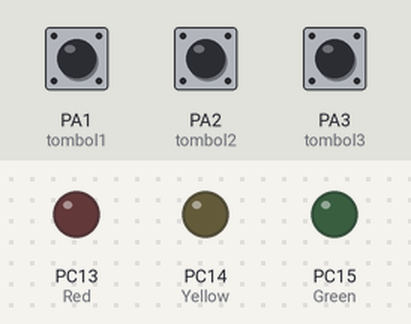
A sketch run on a simulated STM32 Blue Pill. Parts: output pins drawn as LEDs (lit = HIGH). Inputs (shaded band) come from the test bench; at power-on: PA1 (tombol1) LOW, PA2 (tombol2) LOW, PA3 (tombol3) LOW. What the sketch prints to the serial monitor is not drawn.

Above: at 1.2 s.
1.3 s: PA1 (tombol1) pulled HIGH for 0.15 s
At 1.37 s:
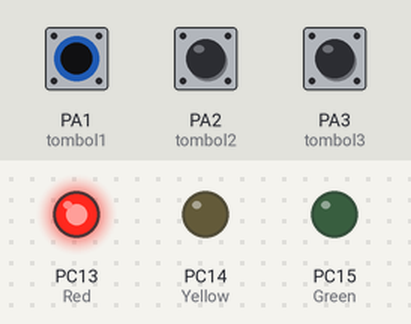
2.9 s: PA2 (tombol2) pulled HIGH for 0.15 s
At 2.97 s:
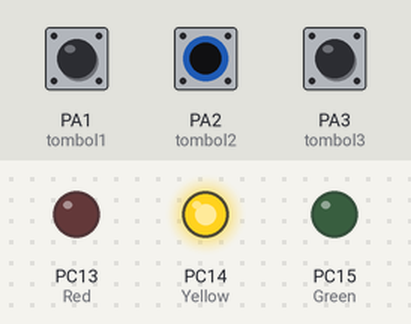
4.5 s: PA3 (tombol3) pulled HIGH for 0.15 s
At 4.57 s:
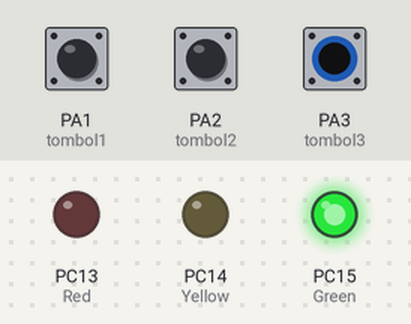
6.1 s: PA3 (tombol3) pulled HIGH for 3.2 s
At 10.5 s:
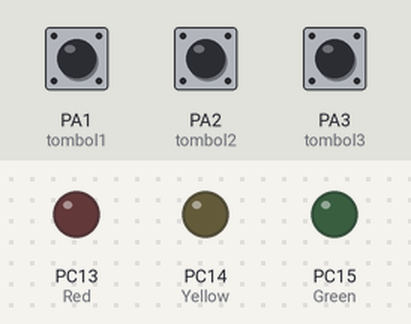
10.8 s: PA1 (tombol1) pulled HIGH for 3.2 s
At 11.8 s:
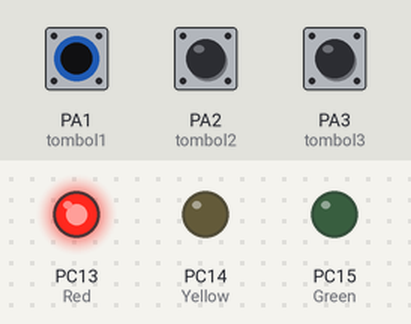
15.5 s: PA1 (tombol1) driven HIGH and PA2 (tombol2) driven HIGH
At 16.6 s:
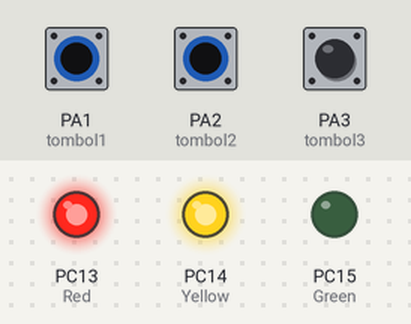
Timing chart, 0 to 18.0 s (numbered marks = the images above; inputs shaded):
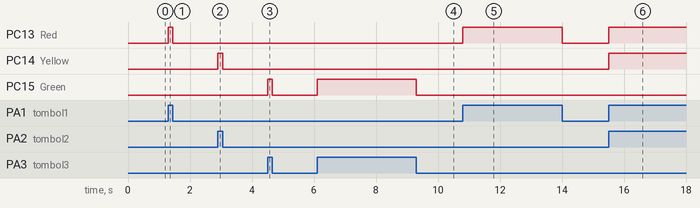

The sketch:

12._STM32_LED_TOMBOL.ino
```cpp
//INISIAL
int Red = PC13;
int Yellow = PC14;
int Green = PC15;

int tombol1 = PA1;
int tombol2 = PA2;
int tombol3 = PA3;

void setup() {
  Serial.begin(9600);
  pinMode (tombol1, INPUT);
  pinMode (tombol2, INPUT);
  pinMode (tombol3, INPUT);
  pinMode (Red, OUTPUT);
  pinMode (Green, OUTPUT);
  pinMode (Yellow, OUTPUT);

}

void loop() {
  //BACA DATA
  int bacatombol1=digitalRead(tombol1);
  int bacatombol2=digitalRead(tombol2);
  int bacatombol3=digitalRead(tombol3);

  //PRINT TO SERIAL
  Serial.print( " tombol1 : " );
  Serial.print(bacatombol1);
  Serial.print( " - tombol2 : " );
  Serial.print(bacatombol2);
  Serial.print( " - tombol3 : " );
  Serial.print(bacatombol3);
  Serial.println(); // UNTUK ENTER

  //LOGIKA TOMBOL 1
  if (bacatombol1==1){
  digitalWrite(Red,HIGH);
  }
  else {
  digitalWrite(Red,LOW);
  }

  //LOGIKA TOMBOL 2
  if (bacatombol2==1){
  digitalWrite(Yellow,HIGH);
  }
  else {
  digitalWrite(Yellow,LOW);
  }

  //LOGIKA TOMBOL 3
  if (bacatombol3==1){
  digitalWrite(Green,HIGH);
  }
  else {
  digitalWrite(Green,LOW);
  }
}
```

Measured:
- after the input at 1.3 s, PC13 (Red): LOW → HIGH at once, → LOW 0.15 s later
- after the input at 2.9 s, PC14 (Yellow): LOW → HIGH at once, → LOW 0.15 s later
- after the input at 4.5 s, PC15 (Green): LOW → HIGH at once, → LOW 0.15 s later
- after the input at 6.1 s, PC15 (Green): LOW → HIGH at once, → LOW 3.2 s later
- after the input at 10.8 s, PC13 (Red): LOW → HIGH at once, → LOW 3.2 s later
- after the input at 15.5 s, PC13 (Red), PC14 (Yellow): LOW → HIGH at once
